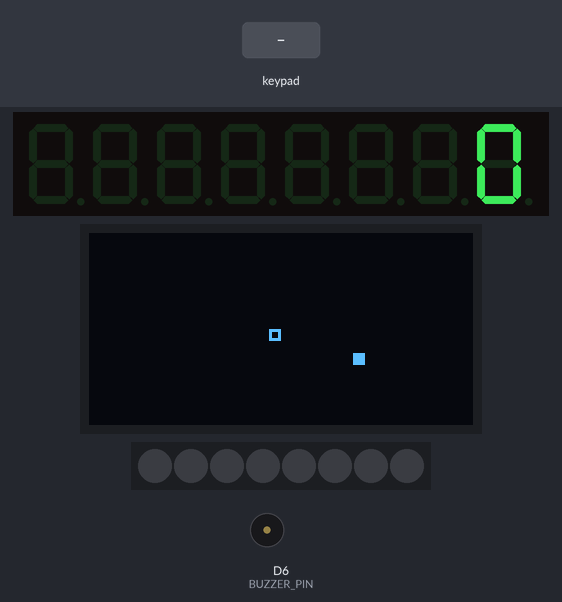
Bench run of a sketch on a simulated ESP8266 (NodeMCU). On the bench: 8-digit seven-segment display, 128×64 one-colour display, 8 RGB LEDs in strip order, left to right, buzzer (waves = sounding). Inputs (shaded band) come from the test bench. The display library's start-up logo is not drawn; random numbers use the default seed unless the sketch sets one. At 3.7 s the program restarts the board; the recording ends there.

Above: at 2.2 s.
At 2.64 s:
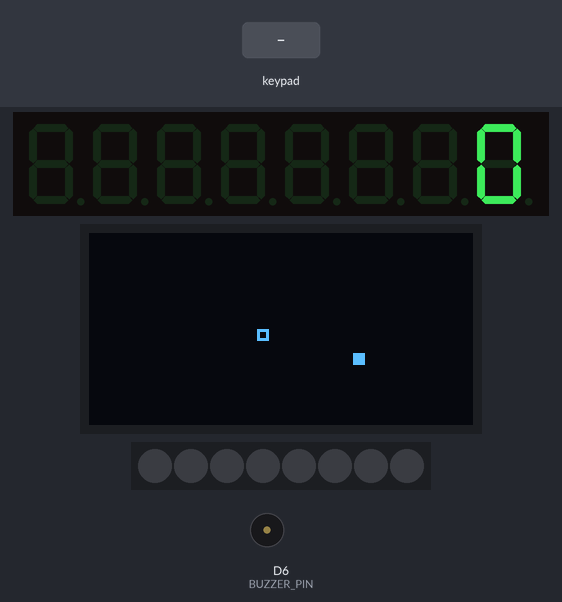
At 3.2 s:
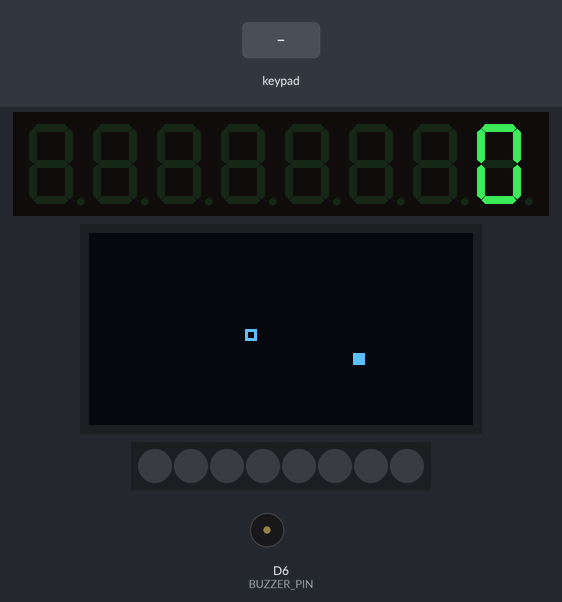
3.3 s: key '5' pressed
Timing chart, 0 to 3.7 s (numbered marks = the images above; inputs shaded):
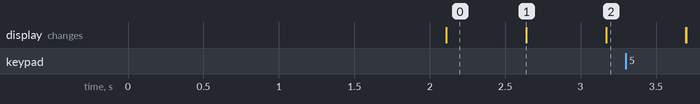

The sketch:

SnakeHandheld.ino
```cpp
//
// SnakeHandheld.ino
//
// It's the main file, we all know this
//

#include <Streaming.h>

// --- Import & Define --- //

// expansion board (tm1638)
#include "tm1638.h"
TM1638plus tm = TM1638Utility::Init();

// OLED display (ssd1306)
#include "ssd1306.h"
Adafruit_SSD1306 display = SSD1306Utility::Init();

// Buzzer
#define BUZZER_PIN D6

// snake
#include "snake.h"
Snake snake = Snake();
Food food = Food();

// --- Globals --- //

// frame rate :)
#define FRAME_DELAY 500

// SFX length and freq
#define SFX_STEP_FREQ 1000
#define SFX_STEP_DUR 5
#define SFX_FOOD_FREQ 2000
#define SFX_FOOD_DUR 5

// Input
#define INPUT_SHOW_CONTROLLS 5
#define INPUT_RESET_GAME 4


// the game score
int score;
int scoreLastFrame;

// --- Functions --- //

// the following line is taken from this website:
// https://www.instructables.com/two-ways-to-reset-arduino-in-software/
void(* resetFunc) (void) = 0;

bool isButtonPressed(int buttonIndex)
{
  return TM1638Utility::IsButtonPressed(tm, buttonIndex);
}

int snakeMovementInput()
{
  if (isButtonPressed(INPUT_LEFT))
    return INPUT_LEFT;
  else if (isButtonPressed(INPUT_DOWN))
    return INPUT_DOWN;
  else if (isButtonPressed(INPUT_UP))
    return INPUT_UP;
  else if (isButtonPressed(INPUT_RIGHT))
    return INPUT_RIGHT;
  else
    return -1;
}

void drawControls()
{
  // left
  Vec2 head = snake.Head();
  display.setCursor(head.x - 6, head.y - 2);
  display << INPUT_LEFT+1 << endl; // +1 because we start at 0 internally, but the markings on the board start at 1

  // right
  display.setCursor(head.x + 6, head.y - 2);
  display << INPUT_RIGHT+1 << endl;

  // up
  display.setCursor(head.x, head.y - 8);
  display << INPUT_UP+1 << endl;

  // down
  display.setCursor(head.x, head.y + 6);
  display << INPUT_DOWN+1 << endl;
}

void resetWithMessage(char* message)
{
  tm.displayText(message);
  resetFunc();
}

// --- MAIN --- //

void setup()
{
  // set up components
  TM1638Utility::Setup(tm);
  SSD1306Utility::Setup(display);

  food.Spawn();
}

void loop()
{
  // input
  int snakeInput = snakeMovementInput();
  if (snakeInput != -1)
    snake.dir = snakeInput;

  // move the snake
  snake.Move();
  snake.DetectFood(food, score);

  // show the score on the 7seg anBuzz
  tm.displayIntNum(score, false, TMAlignTextRight);
  tm.setLEDs(score);

  display.clearDisplay();

  // draw the game on the OLED
  snake.Draw(display);
  food.Draw(display);

  // show controlls if button is pressed
  if (isButtonPressed(INPUT_SHOW_CONTROLLS))
    drawControls();

  display.display();

  // reset the game if the player presses restart
  if (isButtonPressed(INPUT_RESET_GAME))
    resetWithMessage("RESET");

  // play a tone to show movement
  tone(BUZZER_PIN, SFX_STEP_FREQ, SFX_STEP_DUR);

  // if the score has increased, play a tone
  if (scoreLastFrame != score)
  {
    tone(BUZZER_PIN, SFX_FOOD_FREQ, SFX_FOOD_DUR);
  }
  else
  {
    // only preform the death check if we havent just picked up food...
    if (snake.DetectSelf())
      resetWithMessage("YOU DIED");
  }
  scoreLastFrame = score;

  // delay
  delay(FRAME_DELAY);
}
```

snake.cpp
```cpp
//
// Shake.cpp
//
// A really bad implementation of snake!
// Do not ever use this as an example of best practice <3
//
// Initially inspired by the work of Luke Garrigan, but this is my version
// https://dev.to/lukegarrigan/how-to-code-snake-1jeb
//

#include "snake.h"

// --- Food --- //

Food::Food()
{
  Spawn();
}

void Food::Spawn()
{
  int randomX = std::rand() % SCREEN_WIDTH;
  int randomY = std::rand() % SCREEN_HEIGHT;
  pos.x = randomX - randomX % (SCREEN_WIDTH / GRID_WIDTH);
  pos.y = randomY - randomY % (SCREEN_HEIGHT / GRID_HEIGHT);
}

void Food::Draw(Adafruit_SSD1306& display)
{
  display.fillRect(pos.x, pos.y, SCREEN_WIDTH / GRID_WIDTH, SCREEN_HEIGHT / GRID_HEIGHT, WHITE);
}


// --- Snake --- //

Snake::Snake()
{
  Spawn();
}

Vec2& Snake::Head()
{
  return body[0];
}

void Snake::Spawn()
{
  body.push_back({SCREEN_WIDTH / 2, SCREEN_HEIGHT / 2});
}

void Snake::DetectFood(Food &food, int& score)
{
  // decide if the snake has touched a food
  if (Head() == food.pos)
  {
    // make snake bigger
    body.push_back(body.back());
    food.Spawn();

    score++;
  }
}

void Snake::Move()
{
  // move the body of the snake
  int size = body.size();
  for (int i = 1; i < size; i++)
  {
    int part = size - i;
    body[part] = body[part - 1];
  }

  // move the head of the snake
  Vec2& head = Head();
  if (dir == INPUT_LEFT)
    head.x -= CELL_XSIZE;
  else if (dir == INPUT_DOWN)
    head.y += CELL_YSIZE;
  else if (dir == INPUT_UP)
    head.y -= CELL_YSIZE;
  else if (dir == INPUT_RIGHT)
    head.x += CELL_XSIZE;

  // wrap movement around the screen
  if (head.x < 0)
    head.x = SCREEN_WIDTH;
  else if (head.x > SCREEN_WIDTH)
    head.x = 0;
  else if (head.y < 0)
    head.y = SCREEN_HEIGHT;
  else if (head.y > SCREEN_HEIGHT)
    head.y = 0;

}

bool Snake::DetectSelf()
{
  Vec2 head = Head();

  // loop for every body part
  int size = body.size();
  for (int i = 1; i < size; i++)
  {
    // if the head is inside the body, then we die!
    if (body[i] == head)
      return true;
  }

  // the snake is not inside itself
  return false;
}

void Snake::Draw(Adafruit_SSD1306& display)
{
  for (int i = 0; i < body.size(); i++)
  {
    display.drawRect(body[i].x, body[i].y, SCREEN_WIDTH / GRID_WIDTH, SCREEN_HEIGHT / GRID_HEIGHT, WHITE);
  }
}
```

snake.h
```cpp
//
// Shake.h
//
// A really bad implementation of snake!
// Do not ever use this as an example of best practice <3
//
// Initially inspired by the work of Luke Garrigan, but this is my version
// https://dev.to/lukegarrigan/how-to-code-snake-1jeb
//

#ifndef SNAKE_H
#define SNAKE_H

#include <vector>

#include <Adafruit_GFX.h>
#include <Adafruit_SSD1306.h>
#include <TM1638plus.h>

#include "vec2.h"

#define GRID_WIDTH 32
#define GRID_HEIGHT 16

// if we cant find the screen, define the screen size ourselfs
#ifndef SSD1306_H
  #define SCREEN_WIDTH 128
  #define SCREEN_HEIGHT 64
#endif

// pre-calculate the grid cell pixel width/height
#define CELL_XSIZE SCREEN_WIDTH / GRID_WIDTH
#define CELL_YSIZE SCREEN_HEIGHT / GRID_HEIGHT

// Input (like DDR!)
#define INPUT_LEFT 0
#define INPUT_DOWN 1
#define INPUT_UP 6
#define INPUT_RIGHT 7


// --- Food --- //

class Food
{
public:
  Food();
  ~Food() {}

  // the position of the food
  Vec2 pos;

  // spawn the food in a location
  void Spawn();

  // main draw call for the food
  void Draw(Adafruit_SSD1306& display);
};


// --- Snake --- //

class Snake
{
public:
  Snake();
  ~Snake() {}

  // the body of the snake
  std::vector<Vec2> body;

  // the direction the snake will go in
  int dir = INPUT_LEFT;

  // returns a pointer to the head of the snake
  Vec2& Head();

  // spawn the snake
  void Spawn();

  // detect if the snake has collided with food
  void DetectFood(Food& food, int& score);

  // detect if the snake collides with itself. If it does, end the game
  bool DetectSelf();

  // move the snake
  void Move();

  // draw the snake
  void Draw(Adafruit_SSD1306& display);
};

#endif // SNAKE_H
```

ssd1306.cpp
```cpp
//
// ssd1306.cpp
//
// Utilities for working with the SSD1306 OLED display
//

#include "ssd1306.h"

#include <Adafruit_SSD1306.h>

Adafruit_SSD1306 SSD1306Utility::Init()
{
  Adafruit_SSD1306 display(SCREEN_WIDTH, SCREEN_HEIGHT);
  return display;
}

void SSD1306Utility::Setup(Adafruit_SSD1306& display) {
  display.begin(SSD1306_SWITCHCAPVCC, OLED_SCREEN_I2C_ADDRESS);
  display.display();
  delay(2000);
  display.clearDisplay();
  display.setCursor(0,0);
  display.setTextSize(1); // - a line is 21 chars in this size
  display.setTextColor(WHITE);
  display.display();
}
```

ssd1306.h
```cpp
//
// ssd1306.h
//
// Utilities for working with the SSD1306 OLED display
//

#ifndef SSD1306_H
#define SSD1306_H

#include <Adafruit_GFX.h>
#include <Adafruit_SSD1306.h>

// These defines were taken from one of the worksheets
#define OLED_RESET -1
#define OLED_SCREEN_I2C_ADDRESS 0x3C
#define SCREEN_WIDTH 128             // OLED display width, in pixels
#define SCREEN_HEIGHT 64             // OLED display height, in pixels

class SSD1306Utility
{
public:
  // initialise and return the OLED display
  static Adafruit_SSD1306 Init();

  // setup the OLED display. Intended to be put in the setup() function
  static void Setup(Adafruit_SSD1306& display);
};

#endif // SSD1306_H
```

tm1638.cpp
```cpp
//
// tm1638.cpp
//
// Utilities for working with the TM1638 expansion board
//

#include "tm1638.h"

#include <TM1638plus.h>

TM1638plus TM1638Utility::Init() {
  TM1638plus tm(STROBE_TM, CLOCK_TM , DIO_TM, HIGH_FREQ);
  return tm;
}

void TM1638Utility::Setup(TM1638plus& tm) {
  tm.displayBegin();
  tm.reset();
}

bool TM1638Utility::IsButtonPressed(TM1638plus& tm, int buttonIndex) {
  // get the buttons current state
  byte buttons = tm.readButtons();
  // shift the bits over and mask to just the 1s
  byte isEnabled = buttons >> buttonIndex & 0b000000001;
  // return true if we find anything other than 0
  return isEnabled == true;
}
```

tm1638.h
```cpp
//
// tm1638.h
//
// Utilities for working with the TM1638 expansion board
//

#ifndef TM1638_H
#define TM1638_H

#include <TM1638plus.h>

// These defines were taken from one of the worksheets
#define STROBE_TM D5    // strobe = GPIO connected to strobe line of module
#define CLOCK_TM D4     // clock = GPIO connected to clock line of module
#define DIO_TM D3       // data = GPIO connected to data line of module
#define HIGH_FREQ false // default false, If using a high freq CPU > ~100 MHZ set to true.

class TM1638Utility
{
public:
  // initialise and return the expansion board
  static TM1638plus Init();

  // setup the expansion board. Intended to be put in the setup() function
  static void Setup(TM1638plus& tm);

  // check if a specific button has been pressed
  static bool IsButtonPressed(TM1638plus& tm, int buttonIndex);
};

#endif // TM1638_H
```

vec2.h
```cpp
//
// vec2.h
//
// 2D Vectors for positions!
//
// Inspired by the vec3 class in the famous book "Raytracing in One Weekend"
// https://raytracing.github.io/books/RayTracingInOneWeekend.html#thevec3class
//

#ifndef VEC2_H
#define VEC2_H

#include <cmath>

class Vec2
{
public:
  float x;
  float y;

  Vec2(): x(0), y(0) {}
  Vec2(float x, float y): x(x), y(y) {}

  float magnitude() const
  {
    return std::sqrt(std::pow(x, 2) + std::pow(y, 2));
  }
};

inline bool operator == (const Vec2& lhs, const Vec2& rhs)
{
  return lhs.x == rhs.x && lhs.y == rhs.y;
}

inline Vec2 operator + (const Vec2& lhs, const Vec2& rhs)
{
  return Vec2(lhs.x + rhs.y, lhs.y + rhs.y);
}

inline Vec2 operator - (const Vec2& lhs, const Vec2& rhs)
{
  return Vec2(lhs.x - rhs.y, lhs.y - rhs.y);
}

#endif
```

Measured:
- what the display in image 0 shows lasts 0.5 s, from 2.1 s to 2.6 s
